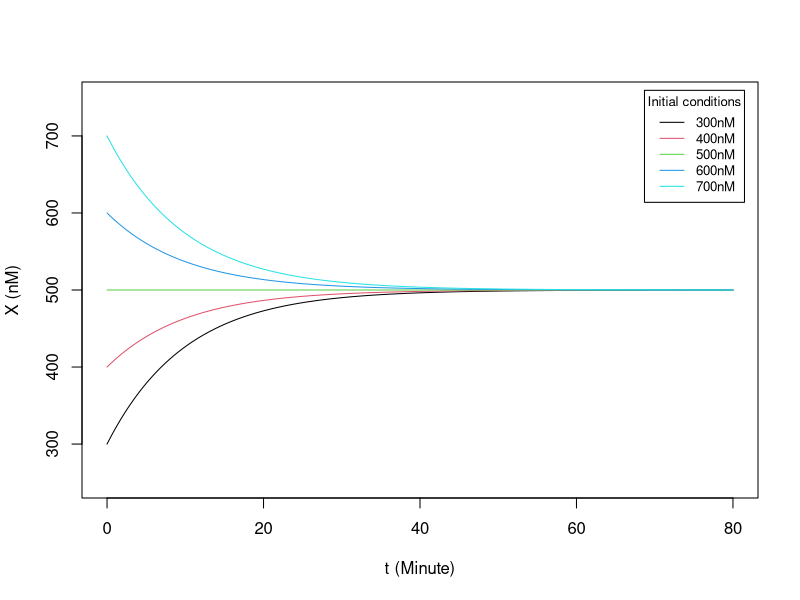
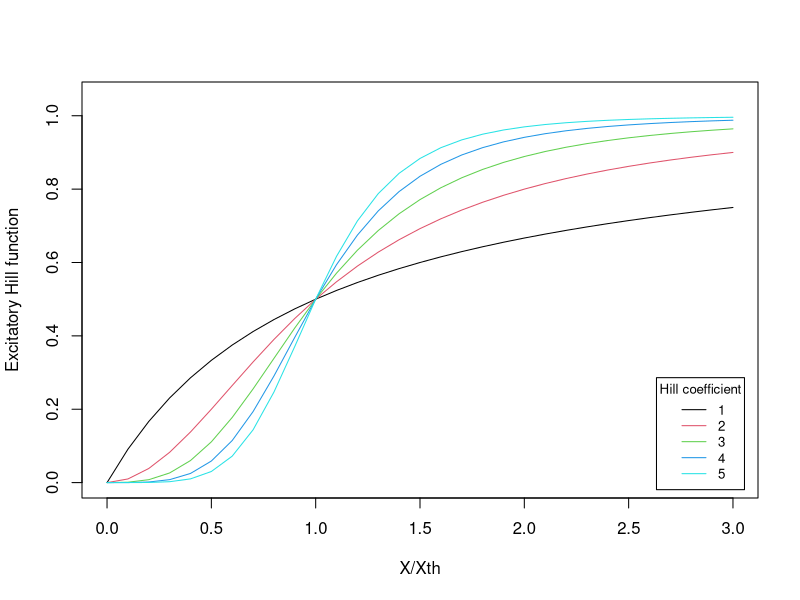
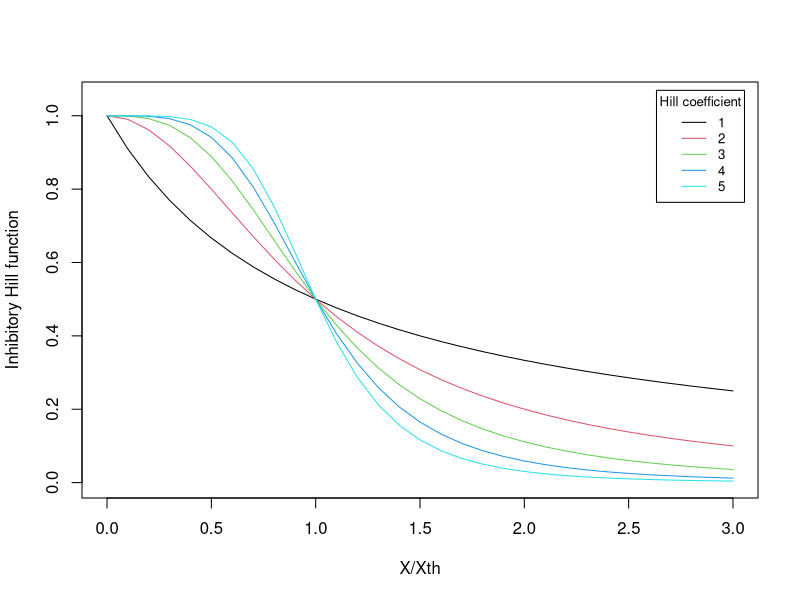

Source code (R) for these figures, in order:
## ---- chunk 1
knitr::opts_chunk$set(echo = TRUE)
## ---- chunk 2
ode1 <- function(X0, t) {   # ode1 directly computes X(t)
  g = 50; k = 0.1
  return(X0 + (g/k - X0)*(1-exp(-k*t)))
}

t_all = seq(0,80,0.1)    # time points to plot
X0_all = seq(300,700,100)   # all initial conditions
my_col = seq_len(5) # default colors
my_label = paste0(X0_all, "nM") # generate legend labels based on initial conditions

plot(NULL, xlab="t (Minute)", ylab="X (nM)", xlim=c(0,80), ylim=c(250,750))  # plotting
for(i in seq_len(5)){
  lines(t_all, ode1(X0_all[i], t_all),  col=my_col[i])
}
legend("topright", inset=0.02, title="Initial conditions", legend = my_label,
       col=my_col, lty=1, cex=0.8)
## ---- chunk 3
hill_ex <- function(X,X_th,n) {# inhibitory Hill function
# X_th: Hill threshold, n: Hill coefficient
  a = (X/X_th)**n
  return(a/(1+a))
}

X_all = seq(0,3,0.1)
n_all = seq_len(5)
my_col = seq_len(5) 
my_label = paste0(n_all) 

plot(NULL, xlab="X/Xth", ylab="Excitatory Hill function", xlim=c(0,3), ylim=c(0,1.05))
for(i in seq_len(5)){
  lines(X_all,hill_ex(X_all,1, n_all[i]), col=my_col[i])
}
legend("bottomright", inset=0.02, title="Hill coefficient", legend = my_label,
       col=my_col, lty=1, cex=0.8)
## ---- chunk 4
hill_inh <- function(X,X_th,n) {# inhibitory Hill function
# X_th: Hill threshold, n: Hill coefficient
  a = (X/X_th)**n
  return(1/(1+a))
}

plot(NULL, xlab="X/Xth", ylab="Inhibitory Hill function", xlim=c(0,3), ylim=c(0,1.05))
for(i in seq_len(5)){
  lines(X_all,hill_inh(X_all,1, n_all[i]), col=my_col[i])
}
legend("topright", inset=0.02, title="Hill coefficient", legend = my_label,
       col=my_col, lty=1, cex=0.8)
